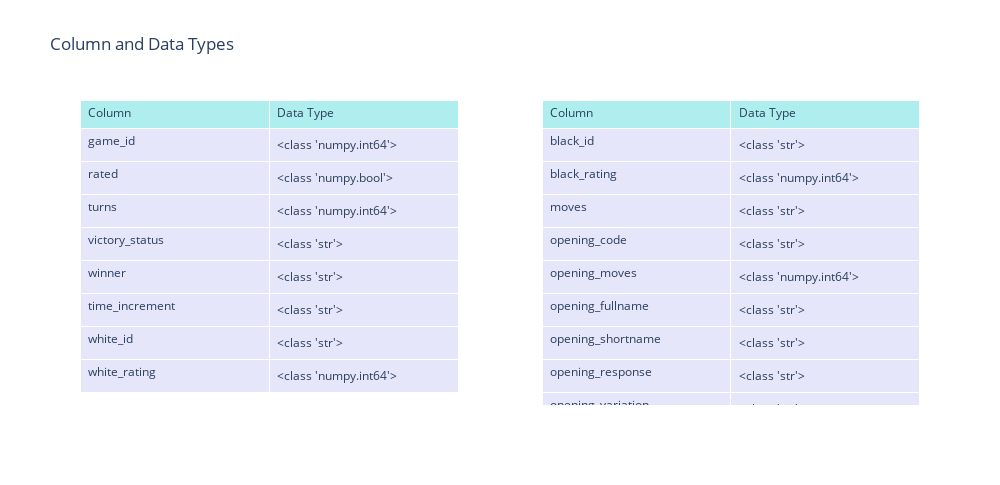

The code cell stored with this chart in its notebook:
### Markdown cell above
---
### **Data Overview: Column Types**

The table provides an overview of the columns in our dataset along with their respective data types.

- **Integer Columns**: 
  - `game_id`: Unique identifier for each game.
  - `turns`: Number of turns in the game.
  - `white_rating`: Rating of the white player.
  - `black_rating`: Rating of the black player.
  - `opening_moves`: Number of moves in the opening phase.

- **Boolean Columns**: 
  - `rated`: Indicates if the game was rated (True/False).

- **String Columns**: 
  - `victory_status`: Outcome of the game (e.g., mate, resignation, etc.).
  - `winner`: The winning player (e.g., white, black, or draw).
  - `time_increment`: The time increment for the game (e.g., 10+0 for 10 minutes no increment).
  - `white_id`: Identifier for the white player.
  - `black_id`: Identifier for the black player.
  - `moves`: List or sequence of moves played in the game.
  - `opening_code`: The code of the chess opening (e.g., "C20").
  - `opening_fullname`: Full name of the chess opening.
  - `opening_shortname`: Shortened name or abbreviation of the opening.
  - `opening_response`: Likely the initial moves by the opponent.
  - `opening_variation`: Variation of the chess opening.

### Code cell
#Data Overview

df = CSV.copy()

# Prepare table data
table_data = {
    "Column": df.columns,
    "Data Type": [
        str(type(df[col].dropna().iloc[0])) if not df[col].dropna().empty else "None" 
        for col in df.columns
    ]
}

# Split the data into two parts
split_idx = len(table_data["Column"]) // 2
table_data_1 = {
    "Column": table_data["Column"][:split_idx],
    "Data Type": table_data["Data Type"][:split_idx]
}
table_data_2 = {
    "Column": table_data["Column"][split_idx:],
    "Data Type": table_data["Data Type"][split_idx:]
}

# Define row height and layout
row_height = 30
height = row_height * len(df.columns) - 25
width = 1000  # Wider layout to accommodate both tables

# Create subplots for two tables
fig = make_subplots(
    rows=1, cols=2, 
    column_widths=[0.5, 0.5], 
    horizontal_spacing=0.1,
    specs=[[{"type": "table"}, {"type": "table"}]]
)

# Add the first table
fig.add_trace(
    go.Table(
        header=dict(
            values=["Column", "Data Type"],
            fill_color="paleturquoise",
            align="left"
        ),
        cells=dict(
            values=[table_data_1["Column"], table_data_1["Data Type"]],
            fill_color="lavender",
            align="left"
        )
    ),
    row=1, col=1
)

# Add the second table
fig.add_trace(
    go.Table(
        header=dict(
            values=["Column", "Data Type"],
            fill_color="paleturquoise",
            align="left"
        ),
        cells=dict(
            values=[table_data_2["Column"], table_data_2["Data Type"]],
            fill_color="lavender",
            align="left"
        )
    ),
    row=1, col=2
)

# Update layout
fig.update_layout(
    width=width,
    height=height,
    title_text="Column and Data Types"
)

# Show the figure
fig.show()

### Figure 1 — Plotly figure (JSON) as saved in the notebook; plotly's stock layout.template omitted (floating-point values rounded to 4 significant figures)
{"data": [{"cells": {"align": "left", "fill": {"color": "lavender"}, "values": [["game_id", "rated", "turns", "victory_status", "winner", "time_increment", "white_id", "white_rating"], ["<class 'numpy.int64'>", "<class 'numpy.bool'>", "<class 'numpy.int64'>", "<class 'str'>", "<class 'str'>", "<class 'str'>", "<class 'str'>", "<class 'numpy.int64'>"]]}, "domain": {"x": [0, 0.45], "y": [0, 1]}, "header": {"align": "left", "fill": {"color": "paleturquoise"}, "values": ["Column", "Data Type"]}, "type": "table"}, {"cells": {"align": "left", "fill": {"color": "lavender"}, "values": [["black_id", "black_rating", "moves", "opening_code", "opening_moves", "opening_fullname", "opening_shortname", "opening_response", "opening_variation"], ["<class 'str'>", "<class 'numpy.int64'>", "<class 'str'>", "<class 'str'>", "<class 'numpy.int64'>", "<class 'str'>", "<class 'str'>", "<class 'str'>", "<class 'str'>"]]}, "domain": {"x": [0.55, 1], "y": [0, 1]}, "header": {"align": "left", "fill": {"color": "paleturquoise"}, "values": ["Column", "Data Type"]}, "type": "table"}], "layout": {"height": 485, "title": {"text": "Column and Data Types"}, "width": 1000}}
